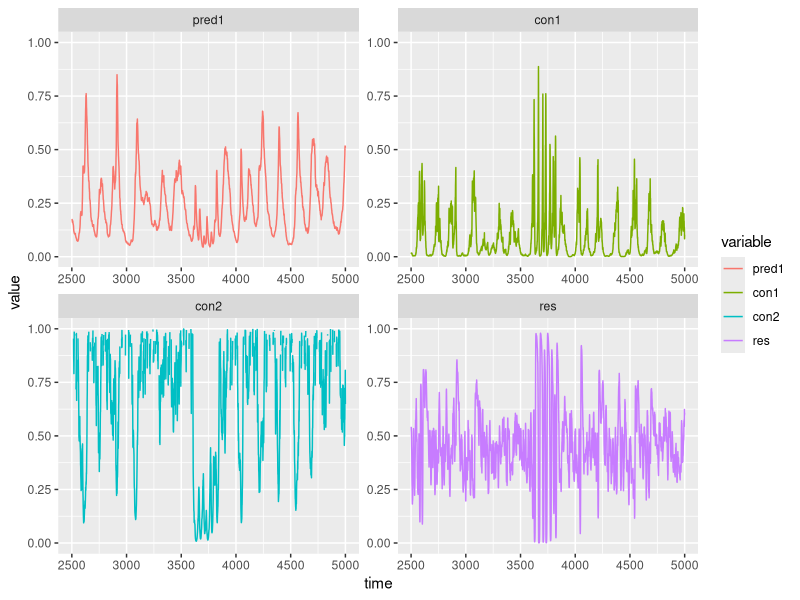

Recreate this plot in R.
library(deSolve)
library(ggplot2)
library(reshape)
library(cowplot)
library(tidyverse)

VassFox_Cvar <- function (Time, State, Pars) {
  with(as.list(c(State, Pars)), {
    #M_C1_j = M_C1_0 * exp()
    #M_C2_j = M_C2_0 * exp()
    
    dP = - (M_P * P) + ( ( (J_P * P) * ( (O_P_C1 * C1) + ( (1 - O_P_C1) * C2) ) ) / ( (O_P_C1 * C1) + ((1 - O_P_C1) * C2) + C_0) ) 
    dC1 = - (M_C1 * C1) + ( (O_C1_R * J_C1 * C1 * R) / (R + R_0_1) ) - ( (O_P_C1 * J_P * P * C1) / ( (O_P_C1 * C1) + ((1 - O_P_C1) * C2) + C_0) )
    dC2 = - (M_C2 * C2) + ( (O_C2_R * J_C2 * C2 * R) / (R + R_0_2) ) - ( ((1-O_P_C1) * J_P * P * C2) / ( (O_P_C1 * C1) + ((1 - O_P_C1) * C2) + C_0) )
    dR = r * R * (1 - (R / K)) - ( (O_C1_R * J_C1 * C1 * R) / (R + R_0_1) ) - ( (O_C2_R * J_C2 * C2 * R) / (R + R_0_2) )
    
    return(list(c(dP, dC1, dC2, dR)))
    
  })
}



#enviro flux consumers
sigma <- 0.55
ro <- -0.75

z <- matrix(data = rnorm(n = 2*5000, mean = 0, sd = 1), nrow = 2)
cholesky <- matrix(data = c(sigma^2, ro * (sigma ^2), ro * (sigma ^2), sigma ^2), 
                   nrow = 2)
g <- cholesky %*% z
M_C1_temp <- 0.4 * exp(g[1,])
M_C2_temp <- 0.2 * exp(g[2,])



#enviro flux preds
pred_sigma <-0.52
pred_ro <--0.65

z_pred <- rnorm(n=5000, mean=0, sd=1)

pred_cholesky <- matrix(data = c(pred_sigma^2, pred_ro * (pred_sigma ^2)),ncol=1)

g_pred <- pred_cholesky %*% z_pred

M_P_temp <-0.08*exp(g_pred[1,])


#enviro flux resource
res_sigma <-0.3
res_ro <--0.4

z_res<-rnorm(n=5000,mean=0,sd=1)

res_cholesky<-matrix(data = c(res_sigma^2, res_ro*(res_sigma ^2)),ncol=1)

g_res <-res_cholesky %*% z_res

r_temp <- 1*exp(g_res[1,])


State <- c(P = 1, C1 = 1, C2 = 1, R = 1)
Time <- seq(0, 5000, by = 1)

results <- matrix(data=NA, nrow=5000, ncol=4)
results[1,] <- State

for (t in 2:(5000)) {
  M_C1 <- M_C1_temp[t]
  M_C2 <- M_C2_temp[t]
  M_P <- M_P_temp[t]
  r <- r_temp[t]
 # from Table 1
pars <- c(
  # resource intrinsic rate of growth
  #r = 1.0,
  r=r,
  # resource carrying capacity
  K = 1.0,
  # consumer 1 ingestion rate
  J_C1 = 0.8036,
  # consumer 2 ingestion rate
  J_C2 = 0.7,
  # predator ingestion rate
  J_P = 0.4,
  # medial consumer 1 mortality rate
  M_C1 = M_C1,
  # medial consumer 2 mortality rate
  M_C2 = M_C2,
  # predator mortality rate
  #M_P = 0.08,
  M_P = M_P,
  # half saturation constant
  R_0_1 = 0.16129,
  R_0_2 = 0.9,
  C_0 = 0.5,
  # preference coefficient
  O_P_C1 = 0.92,
  O_C1_R = 1.0,
  O_C2_R = 0.98,
  sigma=sigma,
  ro=ro
)

State <- c(P = results[t-1,1], C1 = results[t-1,2], C2 = results[t-1,3], R = results[t-1,4])
VF_out <- as.data.frame(ode(func = VassFox_Cvar, y = State, parms = pars, times = seq(0,1)), 
                        events = list(func = eventfun))

results[t,] <- c(VF_out[2,2], VF_out[2,3], VF_out[2,4], VF_out[2,5])

}

dat<- data.frame(pred1=results[,1],con1=results[,2],con2=results[,3],res=results[,4])
d<-melt(dat)
d$time<-c(rep(seq(1,5000),4))


d<-d[d$time>2500,]

ggplot(d, aes(x=time,y=value,color = variable))+geom_line()+ylim(0,1)+facet_wrap( ~ variable, scales="free")


#ggplot(d, aes(x=time,y=value,color = variable))+geom_line()+facet_wrap( ~ variable, scales="free")


#quartz(width=5, height=5)
#plot(results[,1], type="l", col="black")
#lines(results[,2], col="blue")
#lines(results[,3], col="purple")
#lines(results[,4], col="green")
#legend("topright", c("predator", "prey 1", "prey 2", "resource"), col=c("black", "blue", "purple", "green"), lty=1, lwd=2)
